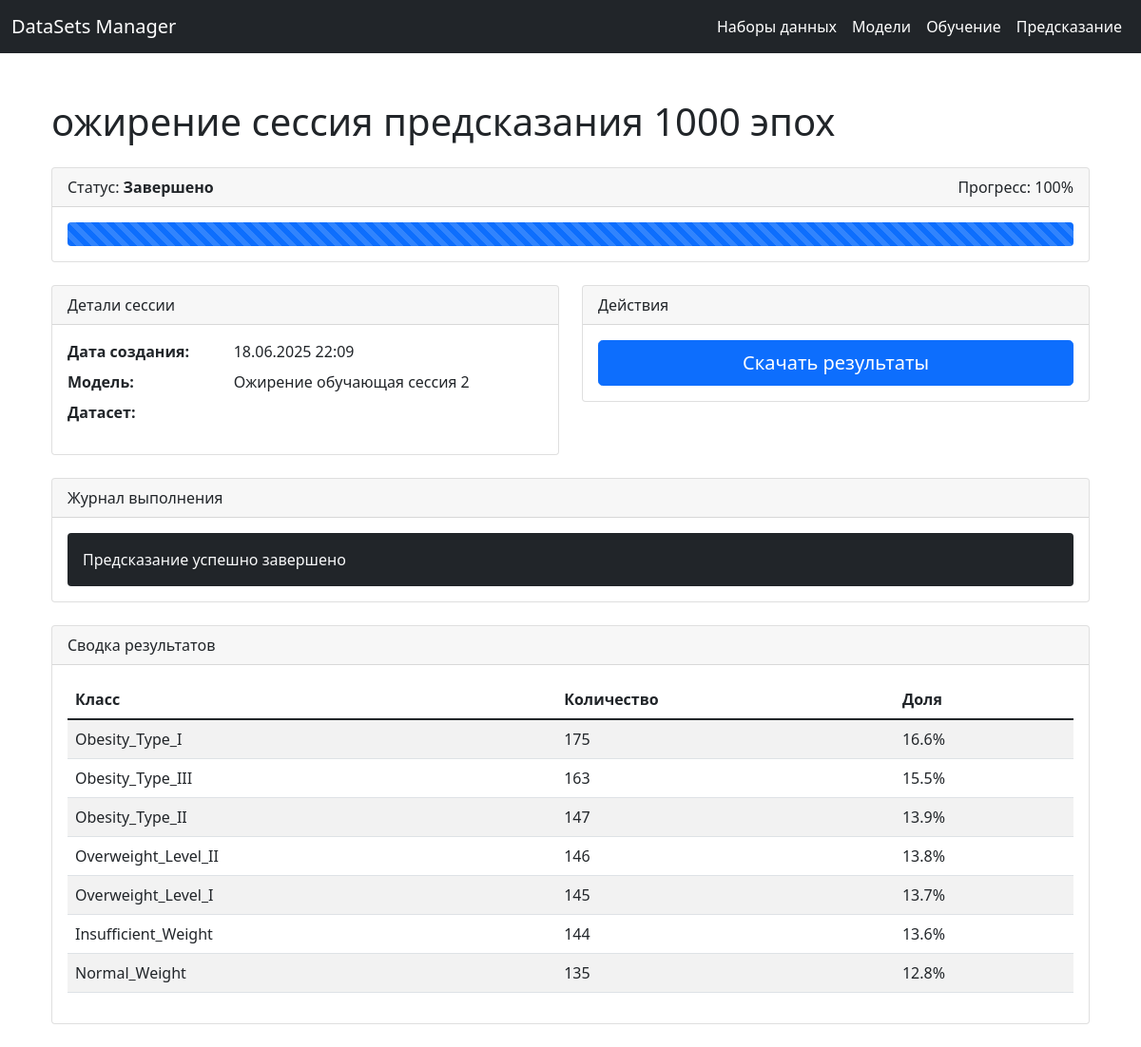
The app's page /predictions/2/ with its own data.
### predict/models.py (models this page shows, shortened)
class PredictSession(models.Model):
    STATUS_CHOICES = [
        ('pending', 'Ожидает'),
        ('running', 'Выполняется'),
        ('completed', 'Завершено'),
        ('failed', 'Ошибка'),
    ]
    user = models.ForeignKey(
        settings.AUTH_USER_MODEL,
        on_delete=models.CASCADE,
        related_name='predictions',
        default=1
    )
    progress = models.FloatField(default=0)
    title = models.CharField(max_length=255, default="Новая сессия предсказаний")
    dataset = models.ForeignKey(DataFile, on_delete=models.CASCADE)
    model = models.ForeignKey(TrainingSession, on_delete=models.CASCADE)
    creation_date = models.DateTimeField(default=timezone.now)
    status = models.CharField(max_length=10, choices=STATUS_CHOICES, default='pending')
    logs = models.TextField(blank=True)
    results_file = models.FileField(upload_to='predictions/', null=True, blank=True)
    def get_results_summary(self):
        from django.db.models import Count
        total = self.results.count()
        summary = list(self.results.values('prediction__class').annotate(
            count=Count('id')
        ).order_by('-count'))
        for item in summary:
            item['percent'] = item['count'] / total * 100 if total > 0 else 0
        return summary

### learning/models.py (models this page shows, shortened)
class TrainingSession(models.Model):
    STATUS_CHOICES = [
        ('pending', 'Ожидает'),
        ('running', 'Выполняется'),
        ('completed', 'Завершено'),
        ('failed', 'Ошибка'),
    ]
    title = models.CharField(max_length=255, default="")
    user = models.ForeignKey(
        settings.AUTH_USER_MODEL,
        on_delete=models.CASCADE,
        related_name='learning',
        default=1
    )
    model = models.ForeignKey(MLModel, on_delete=models.CASCADE)
    dataset = models.ForeignKey(DataFile, on_delete=models.CASCADE)
    epochs = models.IntegerField(default=100)
    learning_rate = models.FloatField(default=0.01)
    creation_date = models.DateTimeField(default=timezone.now)
    status = models.CharField(max_length=10, choices=STATUS_CHOICES, default='pending')
    current_epoch = models.IntegerField(default=0)
    progress = models.FloatField(default=0)
    preprocessor = models.BinaryField(null=True, blank=True)
    neural_network = models.BinaryField(null=True, blank=True)
    best_loss = models.FloatField(null=True, blank=True)
    final_accuracy = models.FloatField(null=True, blank=True)
    logs = models.TextField(blank=True)

### predict/views.py (the view)
# urls.py: path('predictions/<int:pk>/', PredictionSessionDetailView.as_view(), name='prediction_detail'),
class PredictionSessionDetailView(DetailView):
    model = PredictSession
    template_name = 'predictions/prediction_detail.html'
    context_object_name = 'session'
    def get_context_data(self, **kwargs):
        context = super().get_context_data(**kwargs)
        session = self.object
        if session.status == 'completed':
            context['results_summary'] = session.get_results_summary()
        context['progress_percent'] = int(session.progress)
        context['progress_width'] = f"{session.progress}%"
        context['logs_lines'] = session.logs.split('\n') if session.logs else []
        return context

### predict/templates/predictions/prediction_detail.html (shortened to what this page needs)
{% extends "base.html" %}
{% block content %}
<div class="container py-4">
    <h1 class="mb-4">{{ session.title }}</h1>
    <div class="card mb-4">
        <div class="card-header d-flex justify-content-between align-items-center">
            <span>Статус: <strong class="text-{{ session.status }}">{{ session.get_status_display }}</strong></span>
            <span>Прогресс: {{ progress_percent }}%</span>
        </div>
        <div class="card-body">
            <div class="progress" style="height: 25px;">
                <div class="progress-bar progress-bar-striped bg-{{ session.status }}"
                     role="progressbar"
                     style="width: {{ progress_width }}"
                     aria-valuenow="{{ progress_percent }}"
                     aria-valuemin="0"
                     aria-valuemax="100">
                </div>
            </div>
        </div>
    </div>
    <div class="row mb-4">
        <div class="col-md-6">
            <div class="card">
                <div class="card-header">Детали сессии</div>
                <div class="card-body">
                    <dl class="row">
                        <dt class="col-sm-4">Дата создания:</dt>
                        <dd class="col-sm-8">{{ session.creation_date|date:"d.m.Y H:i" }}</dd>
                        <dt class="col-sm-4">Модель:</dt>
                        <dd class="col-sm-8">{{ session.model.title }}</dd>
                        <dt class="col-sm-4">Датасет:</dt>
                        <dd class="col-sm-8">{{ session.dataset.filename }}</dd>
                    </dl>
                </div>
            </div>
        </div>
        <div class="col-md-6">
            <div class="card">
                <div class="card-header">Действия</div>
                <div class="card-body">
                    <div class="d-grid gap-2">
                        {% if session.status == 'completed' and session.results_file %}
                            <a href="{{ session.results_file.url }}"
                               class="btn btn-primary btn-lg">
                                Скачать результаты
                            </a>
                        {% endif %}
                    </div>
                </div>
            </div>
        </div>
    </div>
    <div class="card mb-4">
        <div class="card-header">Журнал выполнения</div>
        <div class="card-body">
            <div class="console-output bg-dark text-light p-3 rounded" style="max-height: 300px; overflow-y: auto;">
                {% for line in logs_lines %}
                    <div class="log-line">{{ line }}</div>
                {% empty %}
                    <div class="text-muted">Логи отсутствуют</div>
                {% endfor %}
            </div>
        </div>
    </div>
    {% if session.status == 'completed' %}
    <div class="card">
        <div class="card-header">Сводка результатов</div>
        <div class="card-body">
            <table class="table table-striped">
                <thead>
                    <tr>
                        <th>Класс</th>
                        <th>Количество</th>
                        <th>Доля</th>
                    </tr>
                </thead>
                <tbody>
                    {% for item in results_summary %}
                    <tr>
                        <td>{{ item.prediction__class }}</td>
                        <td>{{ item.count }}</td>
                        <td>{{ item.percent|floatformat:1 }}%</td>
                    </tr>
                    {% endfor %}
                </tbody>
            </table>
        </div>
    </div>
    {% endif %}
</div>
{% endblock %}

### records on screen
PredictSession: title "ожирение сессия предсказания 1000 эпох", status "Завершено", creation_date "18.06.2025 22:09", model "Ожирение обучающая сессия 2", logs_lines "Предсказание успешно завершено"

### other values on screen
{{ progress_percent }} "100"
{{ item.prediction__class }} "Obesity_Type_I" "Obesity_Type_III" "Obesity_Type_II" "Overweight_Level_II" "Overweight_Level_I" "Insufficient_Weight" "Normal_Weight"
{{ item.count }} "175" "163" "147" "146" "145" "144" "135"
{{ item.percent|floatformat:1 }} "16.6" "15.5" "13.9" "13.8" "13.7" "13.6" "12.8"
